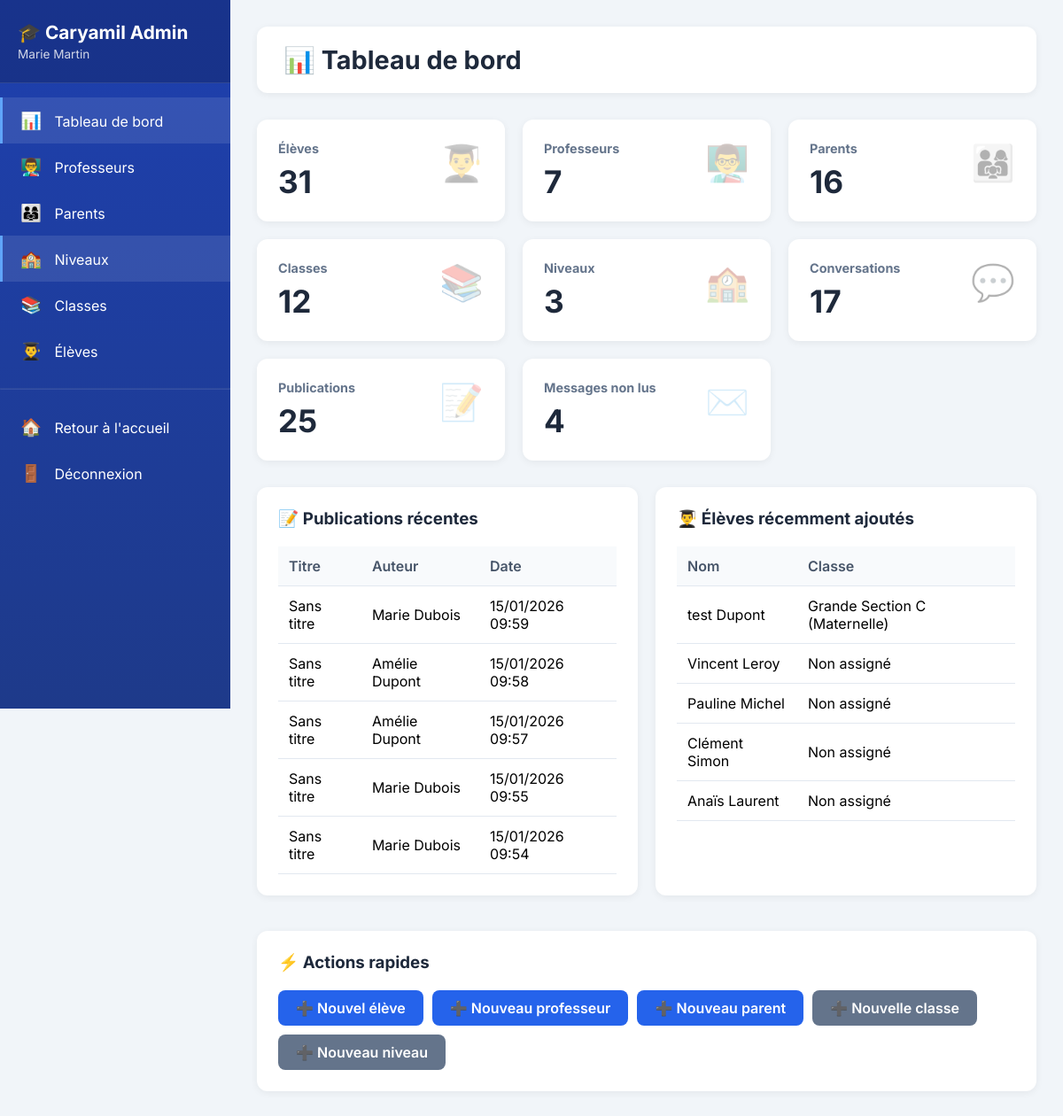
Screenshot of /niveaux/administration/ (signed in) with the database file from the repository.
### accounts/models.py (models this page shows, shortened)
class CustomUser(AbstractUser):
    is_parent = models.BooleanField(default=False, verbose_name="Est parent")
    is_teacher = models.BooleanField(default=False, verbose_name="Est professeur")
    is_director = models.BooleanField(default=False, verbose_name="Est directeur")

### school_core/models.py (models this page shows, shortened)
class Post(models.Model):
    author = models.ForeignKey(
        settings.AUTH_USER_MODEL,
        on_delete=models.CASCADE,
        verbose_name="Auteur"
    )
    conversation = models.ForeignKey(
        Conversation,
        on_delete=models.CASCADE,
        related_name='posts',
        verbose_name="Conversation",
        null=True,
        blank=True
    )
    classroom = models.ForeignKey(
        Classroom,
        on_delete=models.CASCADE,
        related_name='old_posts',
        verbose_name="Classe",
        null=True,
        blank=True
    )
    title = models.CharField(max_length=200, blank=True, verbose_name="Titre")
    image = models.ImageField(upload_to='posts/%Y/%m/', blank=True, verbose_name="Photo")
    description = models.TextField(blank=True, verbose_name="Description")
    created_at = models.DateTimeField(auto_now_add=True, verbose_name="Date de publication")
    is_published = models.BooleanField(default=True, verbose_name="Publié")
    class Meta:
        verbose_name = "Publication"
        verbose_name_plural = "Publications"
        ordering = ['-created_at']

class Student(models.Model):
    first_name = models.CharField(max_length=50, verbose_name="Prénom")
    last_name = models.CharField(max_length=50, verbose_name="Nom")
    date_of_birth = models.DateField(null=True, blank=True, verbose_name="Date de naissance")
    classroom = models.ForeignKey(
        Classroom,
        on_delete=models.SET_NULL,
        null=True,
        blank=True,
        related_name='students'
    )
    parents = models.ManyToManyField(
        settings.AUTH_USER_MODEL,
        related_name='children',
        limit_choices_to={'is_parent': True},
        blank=True
    )
    photo = models.ImageField(upload_to='students/%Y/', blank=True, null=True)
    class Meta:
        verbose_name = "Élève"
        verbose_name_plural = "Élèves"
        ordering = ['last_name', 'first_name']

class Classroom(models.Model):
    level = models.ForeignKey(SchoolLevel, on_delete=models.CASCADE, related_name='classrooms')
    name = models.CharField(max_length=50)
    teacher = models.ForeignKey(
        settings.AUTH_USER_MODEL,
        on_delete=models.SET_NULL,
        null=True,
        blank=True,
        limit_choices_to={'is_teacher': True},
        related_name='taught_classes'
    )
    school_year = models.CharField(max_length=9, default='2025-2026')
    class Meta:
        verbose_name = "Classe"
        verbose_name_plural = "Classes"
        ordering = ['level', 'name']
    def __str__(self):
        return f"{self.name} ({self.level.name})"

class SchoolLevel(models.Model):
    name = models.CharField(max_length=50, unique=True)
    slug = models.SlugField(unique=True)
    description = models.TextField(blank=True)
    class Meta:
        verbose_name = "Niveau scolaire"
        verbose_name_plural = "Niveaux scolaires"
        ordering = ['id']

### interfaces/views_admin.py (the view)
# urls.py: path('administration/', views_admin.admin_dashboard, name='admin_dashboard'),
@login_required
def admin_dashboard(request):
    if not user_is_admin(request.user):
        messages.error(request, "Accès refusé. Seuls les administrateurs peuvent accéder à cette page.")
        return redirect('niveau_selector')
    stats = {
        'total_students': Student.objects.count(),
        'total_teachers': User.objects.filter(is_teacher=True).count(),
        'total_parents': User.objects.filter(is_parent=True).count(),
        'total_classes': Classroom.objects.count(),
        'total_levels': SchoolLevel.objects.count(),
        'total_conversations': Conversation.objects.count(),
        'total_posts': Post.objects.filter(is_published=True).count(),
        'unread_messages': Message.objects.filter(is_read=False).count(),
    }
    recent_posts = Post.objects.select_related('author', 'conversation').order_by('-created_at')[:5]
    recent_students = Student.objects.select_related('classroom').order_by('-id')[:5]
    context = {
        'stats': stats,
        'recent_posts': recent_posts,
        'recent_students': recent_students,
    }
    return render(request, 'admin/dashboard.html', context)

### interfaces/views_admin.py (called while the page is built)
def user_is_admin(user):
    return user.is_superuser or user.is_director

### interfaces/templates/admin/dashboard.html (shortened to what this page needs)
{% extends 'admin/base.html' %}
{% block content %}
<div class="top-bar">
    <h1 class="page-title">📊 Tableau de bord</h1>
</div>
<div class="stats-grid">
    <div class="stat-card">
        <div class="icon">👨‍🎓</div>
        <h3>Élèves</h3>
        <div class="number">{{ stats.total_students }}</div>
    </div>
    <div class="stat-card">
        <div class="icon">👨‍🏫</div>
        <h3>Professeurs</h3>
        <div class="number">{{ stats.total_teachers }}</div>
    </div>
    <div class="stat-card">
        <div class="icon">👨‍👩‍👧</div>
        <h3>Parents</h3>
        <div class="number">{{ stats.total_parents }}</div>
    </div>
    <div class="stat-card">
        <div class="icon">📚</div>
        <h3>Classes</h3>
        <div class="number">{{ stats.total_classes }}</div>
    </div>
    <div class="stat-card">
        <div class="icon">🏫</div>
        <h3>Niveaux</h3>
        <div class="number">{{ stats.total_levels }}</div>
    </div>
    <div class="stat-card">
        <div class="icon">💬</div>
        <h3>Conversations</h3>
        <div class="number">{{ stats.total_conversations }}</div>
    </div>
    <div class="stat-card">
        <div class="icon">📝</div>
        <h3>Publications</h3>
        <div class="number">{{ stats.total_posts }}</div>
    </div>
    <div class="stat-card">
        <div class="icon">✉️</div>
        <h3>Messages non lus</h3>
        <div class="number">{{ stats.unread_messages }}</div>
    </div>
</div>
<div style="display: grid; grid-template-columns: 1fr 1fr; gap: 20px;">
    <div class="card">
        <h3>📝 Publications récentes</h3>
        {% if recent_posts %}
            <table>
                <thead>
                    <tr>
                        <th>Titre</th>
                        <th>Auteur</th>
                        <th>Date</th>
                    </tr>
                </thead>
                <tbody>
                    {% for post in recent_posts %}
                    <tr>
                        <td>{{ post.title|default:"Sans titre" }}</td>
                        <td>{{ post.author.get_full_name|default:post.author.username }}</td>
                        <td>{{ post.created_at|date:"d/m/Y H:i" }}</td>
                    </tr>
                    {% endfor %}
                </tbody>
            </table>
        {% else %}
            <p style="color: #64748b;">Aucune publication récente</p>
        {% endif %}
    </div>
    <div class="card">
        <h3>👨‍🎓 Élèves récemment ajoutés</h3>
        {% if recent_students %}
            <table>
                <thead>
                    <tr>
                        <th>Nom</th>
                        <th>Classe</th>
                    </tr>
                </thead>
                <tbody>
                    {% for student in recent_students %}
                    <tr>
                        <td>{{ student.first_name }} {{ student.last_name }}</td>
                        <td>{{ student.classroom|default:"Non assigné" }}</td>
                    </tr>
                    {% endfor %}
                </tbody>
            </table>
        {% else %}
            <p style="color: #64748b;">Aucun élève récent</p>
        {% endif %}
    </div>
</div>
<div class="card" style="margin-top: 20px;">
    <h3>⚡ Actions rapides</h3>
    <div style="display: flex; gap: 10px; flex-wrap: wrap;">
        <a href="{% url 'admin_student_create' %}" class="btn btn-primary">➕ Nouvel élève</a>
        <a href="{% url 'admin_teacher_create' %}" class="btn btn-primary">➕ Nouveau professeur</a>
        <a href="{% url 'admin_parent_create' %}" class="btn btn-primary">➕ Nouveau parent</a>
        <a href="{% url 'admin_class_create' %}" class="btn btn-secondary">➕ Nouvelle classe</a>
        <a href="{% url 'admin_level_create' %}" class="btn btn-secondary">➕ Nouveau niveau</a>
    </div>
</div>
{% endblock %}

### interfaces/templates/admin/base.html (shortened to what this page needs)
{% load static %}
<!DOCTYPE html>
<html lang="fr">
<head>
</head>
<body>
    <div class="admin-layout">
        <div class="sidebar">
            <div class="sidebar-header">
                <h2>🎓 Caryamil Admin</h2>
                <p>{{ user.get_full_name|default:user.username }}</p>
            </div>
            <nav class="sidebar-nav">
                <a href="{% url 'admin_dashboard' %}" class="nav-item {% if request.resolver_match.url_name == 'admin_dashboard' %}active{% endif %}">
                    <span>📊</span> Tableau de bord
                </a>
                <a href="{% url 'admin_teachers_list' %}" class="nav-item {% if 'professeur' in request.path %}active{% endif %}">
                    <span>👨‍🏫</span> Professeurs
                </a>
                <a href="{% url 'admin_parents_list' %}" class="nav-item {% if 'parent' in request.path %}active{% endif %}">
                    <span>👨‍👩‍👧</span> Parents
                </a>
                <a href="{% url 'admin_levels_list' %}" class="nav-item {% if 'niveau' in request.path %}active{% endif %}">
                    <span>🏫</span> Niveaux
                </a>
                <a href="{% url 'admin_classes_list' %}" class="nav-item {% if 'classe' in request.path %}active{% endif %}">
                    <span>📚</span> Classes
                </a>
                <a href="{% url 'admin_students_list' %}" class="nav-item {% if 'eleve' in request.path %}active{% endif %}">
                    <span>👨‍🎓</span> Élèves
                </a>
                <hr style="border-color: rgba(255,255,255,0.1); margin: 16px 0;">
                <a href="{% url 'niveau_selector' %}" class="nav-item">
                    <span>🏠</span> Retour à l'accueil
                </a>
                <a href="{% url 'logout' %}" class="nav-item">
                    <span>🚪</span> Déconnexion
                </a>
            </nav>
        </div>
        <div class="main-content">
            {% block content %}{% endblock %}
        </div>
    </div>
</body>
</html>

### interfaces/templates/admin/base.html (style rules this page uses)
* { margin: 0; padding: 0; box-sizing: border-box; }
body { font-family: 'Inter', sans-serif; background: #f1f5f9; min-height: 100vh; }
.admin-layout { display: flex; min-height: 100vh; }
.sidebar { width: 260px; background: linear-gradient(180deg, #1e40af 0%, #1e3a8a 100%); color: white; padding: 0; position: fixed; height: 100vh; overflow-y: auto; }
.sidebar-header { padding: 24px 20px; background: rgba(0,0,0,0.2); border-bottom: 1px solid rgba(255,255,255,0.1); }
.sidebar-header h2 { font-size: 1.3em; margin-bottom: 4px; }
.sidebar-header p { font-size: 0.85em; opacity: 0.8; }
.sidebar-nav { padding: 16px 0; }
.nav-item { display: block; padding: 14px 20px; color: white; text-decoration: none; transition: all 0.2s; border-left: 3px solid transparent; }
.nav-item:hover, .nav-item.active { background: rgba(255,255,255,0.1); border-left-color: #60a5fa; }
.nav-item span { margin-right: 10px; font-size: 1.2em; }
.main-content { margin-left: 260px; flex: 1; padding: 30px; }
.top-bar { background: white; padding: 20px 30px; border-radius: 12px; margin-bottom: 30px; display: flex; justify-content: space-between; align-items: center; box-shadow: 0 2px 8px rgba(0,0,0,0.06); }
.page-title { font-size: 1.8em; color: #1e293b; }
.btn { padding: 10px 20px; border: none; border-radius: 8px; font-weight: 600; cursor: pointer; text-decoration: none; display: inline-block; transition: all 0.2s; }
.btn-primary { background: #2563eb; color: white; }
.btn-secondary { background: #64748b; color: white; }
.stats-grid { display: grid; grid-template-columns: repeat(auto-fit, minmax(240px, 1fr)); gap: 20px; margin-bottom: 30px; }
.stat-card { background: white; padding: 24px; border-radius: 12px; box-shadow: 0 2px 8px rgba(0,0,0,0.06); }
.stat-card h3 { color: #64748b; font-size: 0.9em; margin-bottom: 8px; }
.stat-card .number { font-size: 2.2em; font-weight: 700; color: #1e293b; }
.stat-card .icon { font-size: 2.5em; float: right; opacity: 0.3; }
.card { background: white; padding: 24px; border-radius: 12px; box-shadow: 0 2px 8px rgba(0,0,0,0.06); margin-bottom: 20px; }
.card h3 { margin-bottom: 20px; color: #1e293b; }
table { width: 100%; border-collapse: collapse; }
th, td { text-align: left; padding: 12px; border-bottom: 1px solid #e2e8f0; }
th { background: #f8fafc; font-weight: 600; color: #475569; }

### rows the page displays
CustomUser: get_full_name "Marie Martin"
Post: title "Sans titre", author.get_full_name "Marie Dubois", created_at "15/01/2026 09:59"
Post: title "Sans titre", author.get_full_name "Amélie Dupont", created_at "15/01/2026 09:58"
Post: title "Sans titre", author.get_full_name "Amélie Dupont", created_at "15/01/2026 09:57"
Post: title "Sans titre", author.get_full_name "Marie Dubois", created_at "15/01/2026 09:55"
Post: title "Sans titre", author.get_full_name "Marie Dubois", created_at "15/01/2026 09:54"
Student: first_name "test", last_name "Dupont", classroom "Grande Section C (Maternelle)"
Student: first_name "Vincent", last_name "Leroy", classroom "Non assigné"
Student: first_name "Pauline", last_name "Michel", classroom "Non assigné"
Student: first_name "Clément", last_name "Simon", classroom "Non assigné"
Student: first_name "Anaïs", last_name "Laurent", classroom "Non assigné"

### other values shown
{{ stats.total_students }} "31"
{{ stats.total_teachers }} "7"
{{ stats.total_parents }} "16"
{{ stats.total_classes }} "12"
{{ stats.total_levels }} "3"
{{ stats.total_conversations }} "17"
{{ stats.total_posts }} "25"
{{ stats.unread_messages }} "4"
